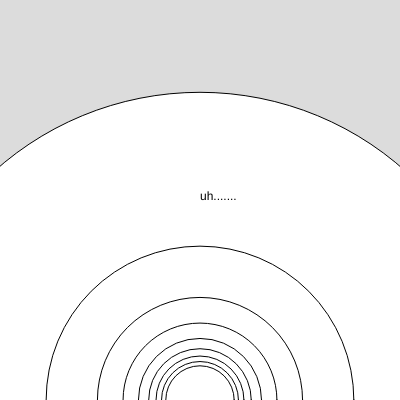
Frame 1 (no input)
Frame 60 (no input): identical to frame 1, image omitted
Frame 120 (the mouse pressed at the canvas centre since frame 60): identical to frame 1, image omitted

The p5.js sketch that drew this single still picture (run headless with seeded random() and noise() and a simulated clock; from frame 60 on, the mouse is pressed at the canvas centre):

// p5.js sketch
// ── sketch.js
function setup() {
  createCanvas(400, 400);
}

function draw() {
  background(220);

  for(i = 0; i < 10; i ++) {

    let firstR = width * 2;
    circle(width / 2, height, firstR / (1.3 * i));
  }

  text("uh.......", width/2, height/2)
}
